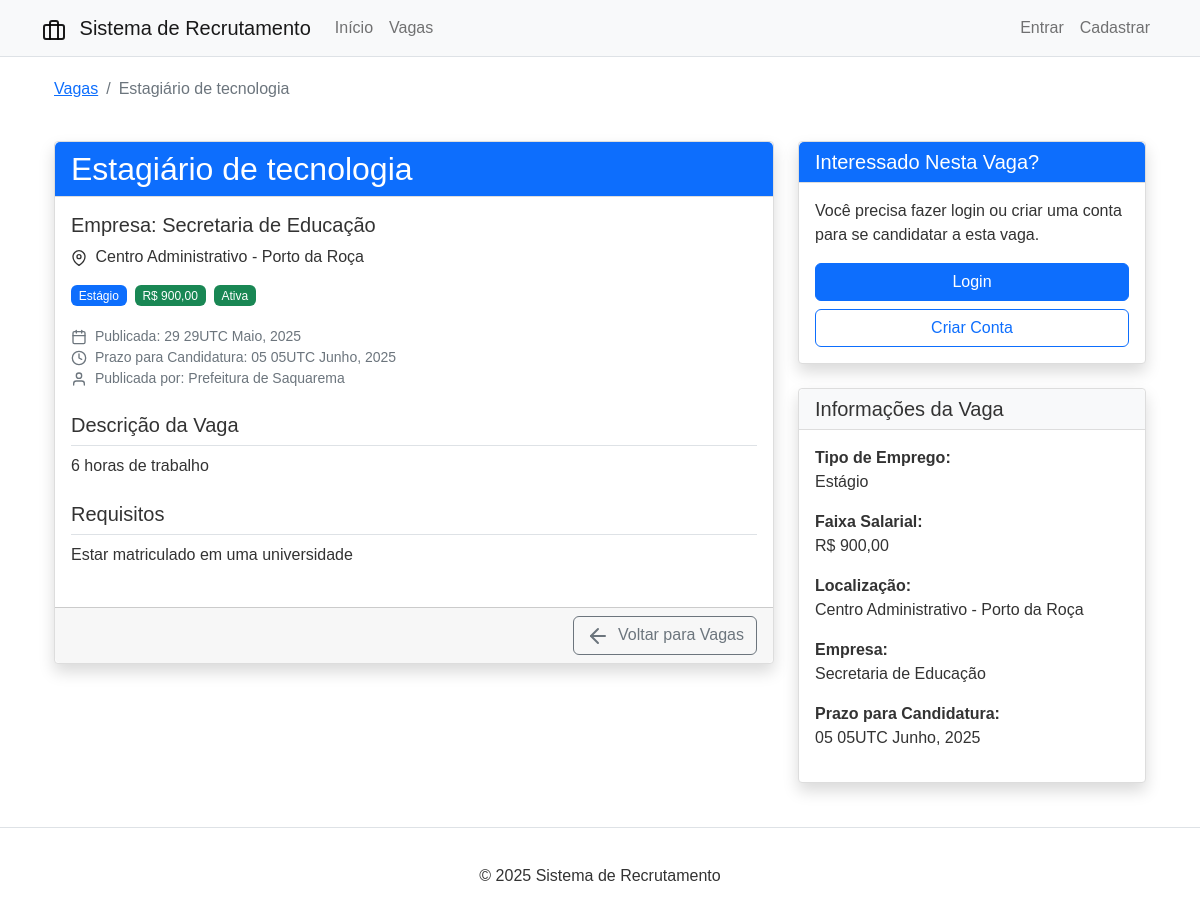
The page /jobs/4/ on the database its author committed.
### jobs/models.py (models this page shows, shortened)
class Job(models.Model):
    title = models.CharField(max_length=100)
    company = models.CharField(max_length=100)
    location = models.CharField(max_length=100)
    description = models.TextField()
    requirements = models.TextField()
    salary_range = models.CharField(max_length=100, blank=True, null=True)
    job_type = models.CharField(max_length=50, choices=[
        ('FULL_TIME', 'Integral'),
        ('PART_TIME', 'Parcial'),
        ('CONTRACT', 'Contrato'),
        ('INTERNSHIP', 'Estágio'),
    ])
    recruiter = models.ForeignKey(CustomUser, on_delete=models.CASCADE, related_name='posted_jobs')
    created_at = models.DateTimeField(auto_now_add=True)
    updated_at = models.DateTimeField(auto_now=True)
    deadline = models.DateTimeField(default=timezone.now)
    is_active = models.BooleanField(default=True)
    class Meta:
        ordering = ['-created_at']

### users/models.py (models this page shows, shortened)
class CustomUser(AbstractUser):
    class Role(models.TextChoices):
        CANDIDATE = 'CANDIDATE', _('Candidato')
        RECRUITER = 'RECRUITER', _('Recrutador')
        ADMIN = 'ADMIN', _('Administrador')
    role = models.CharField(
        max_length=20,
        choices=Role.choices,
        default=Role.CANDIDATE,
        help_text=_('Determines the user type and permissions')
    )
    phone = models.CharField(max_length=20, blank=True, null=True)
    bio = models.TextField(blank=True, null=True)

### jobs/views.py (the view, shortened to what this page needs)
# urls.py: path('<int:pk>/', views.JobDetailView.as_view(), name='job_detail'),
class JobDetailView(DetailView):
    model = Job
    template_name = 'jobs/job_detail.html'
    context_object_name = 'job'
    def get_context_data(self, **kwargs):
        context = super().get_context_data(**kwargs)
        user = self.request.user
        if user.is_authenticated and (user.is_recruiter() or user.is_admin()):
            context['is_owner'] = self.object.recruiter == user
            context['application_count'] = Application.objects.filter(job=self.object).count()
        return context

### templates/jobs/job_detail.html (shortened to what this page needs)
{% extends 'base.html' %}
{% block content %}
<div class="container">
    <div class="row mb-4">
        <div class="col-md-12">
            <nav aria-label="breadcrumb">
                <ol class="breadcrumb">
                    <li class="breadcrumb-item"><a href="{% url 'job_list' %}">Vagas</a></li>
                    <li class="breadcrumb-item active">{{ job.title }}</li>
                </ol>
            </nav>
        </div>
    </div>
    <div class="row">
        <div class="col-md-8">
            <div class="card shadow mb-4">
                <div class="card-header bg-primary text-white">
                    <h2 class="mb-0">{{ job.title }}</h2>
                </div>
                <div class="card-body">
                    <div class="mb-4">
                        <h5 class="card-title">Empresa: {{ job.company }}</h5>
                        <p class="card-text"><i data-feather="map-pin" class="feather-small me-1"></i> {{ job.location }}</p>
                        <div class="d-flex flex-wrap mb-3">
                            <span class="badge bg-primary me-2 mb-1">{{ job.get_job_type_display }}</span>
                            {% if job.salary_range %}
                                <span class="badge bg-success me-2 mb-1">{{ job.salary_range }}</span>
                            {% endif %}
                            {% if job.is_active %}
                                <span class="badge bg-success me-2 mb-1">Ativa</span>
                            {% else %}
                                <span class="badge bg-danger me-2 mb-1">Inativa</span>
                            {% endif %}
                        </div>
                        <div class="small text-muted mb-3">
                            <div><i data-feather="calendar" class="feather-small me-1"></i> Publicada: {{ job.created_at|date:"d de F, Y" }}</div>
                            <div><i data-feather="clock" class="feather-small me-1"></i> Prazo para Candidatura: {{ job.deadline|date:"d de F, Y" }}</div>
                            <div><i data-feather="user" class="feather-small me-1"></i> Publicada por: {{ job.recruiter.get_full_name|default:job.recruiter.username }}</div>
                        </div>
                    </div>
                    <div class="mb-4">
                        <h5 class="border-bottom pb-2">Descrição da Vaga</h5>
                        <div class="job-description">
                            {{ job.description|linebreaks }}
                        </div>
                    </div>
                    <div class="mb-4">
                        <h5 class="border-bottom pb-2">Requisitos</h5>
                        <div class="job-requirements">
                            {{ job.requirements|linebreaks }}
                        </div>
                    </div>
                </div>
                <div class="card-footer">
                    <div class="d-flex justify-content-between align-items-center">
                        <div>
                            <a href="{% url 'job_list' %}" class="btn btn-outline-secondary">
                                <i data-feather="arrow-left" class="me-1"></i> Voltar para Vagas
                            </a>
                        </div>
                    </div>
                </div>
            </div>
        </div>
        <div class="col-md-4">
            {% if user.is_authenticated and user.is_candidate and job.is_active %}
                <div class="card shadow mb-4">
                    <div class="card-header bg-primary text-white">
                        <h5 class="mb-0">Candidatar-se a Esta Vaga</h5>
                    </div>
                    <div class="card-body">
                        {% if already_applied %}
                            <div class="alert alert-info mb-0">
                                <i data-feather="check-circle" class="me-2"></i> Você já se candidatou a esta vaga.
                                <p class="mb-0 mt-2">
                                    <a href="{% url 'my_applications' %}" class="btn btn-sm btn-primary">Ver Minhas Candidaturas</a>
                                </p>
                            </div>
                        {% else %}
                            <form method="POST" action="{% url 'apply_for_job' job.id %}">
                                {% csrf_token %}
                                <div class="mb-3">
                                    <label for="{{ application_form.cover_letter.id_for_label }}" class="form-label">Carta de Apresentação</label>
                                    {{ application_form.cover_letter }}
                                    <div class="form-text">Explique por que você é um bom candidato para esta posição.</div>
                                </div>
                                <div class="d-grid">
                                    <button type="submit" class="btn btn-primary">Enviar Candidatura</button>
                                </div>
                            </form>
                        {% endif %}
                    </div>
                </div>
            {% elif not user.is_authenticated %}
                <div class="card shadow mb-4">
                    <div class="card-header bg-primary text-white">
                        <h5 class="mb-0">Interessado Nesta Vaga?</h5>
                    </div>
                    <div class="card-body">
                        <p>Você precisa fazer login ou criar uma conta para se candidatar a esta vaga.</p>
                        <div class="d-grid gap-2">
                            <a href="{% url 'login' %}?next={{ request.path }}" class="btn btn-primary">Login</a>
                            <a href="{% url 'register' %}" class="btn btn-outline-primary">Criar Conta</a>
                        </div>
                    </div>
                </div>
            {% endif %}
            <div class="card shadow">
                <div class="card-header bg-light">
                    <h5 class="mb-0">Informações da Vaga</h5>
                </div>
                <div class="card-body">
                    <div class="mb-3">
                        <strong>Tipo de Emprego:</strong>
                        <p>{{ job.get_job_type_display }}</p>
                    </div>
                    {% if job.salary_range %}
                    <div class="mb-3">
                        <strong>Faixa Salarial:</strong>
                        <p>{{ job.salary_range }}</p>
                    </div>
                    {% endif %}
                    <div class="mb-3">
                        <strong>Localização:</strong>
                        <p>{{ job.location }}</p>
                    </div>
                    <div class="mb-3">
                        <strong>Empresa:</strong>
                        <p>{{ job.company }}</p>
                    </div>
                    <div>
                        <strong>Prazo para Candidatura:</strong>
                        <p>{{ job.deadline|date:"d de F, Y" }}</p>
                    </div>
                </div>
            </div>
        </div>
    </div>
</div>
{% endblock %}

### static/css/styles.css (style rules this page uses)
body { font-family: Arial, sans-serif; color: #333; background-color: #fff; }
.feather { vertical-align: middle; }
.card { border-radius: 4px; margin-bottom: 20px; border: 1px solid #ddd; }
.card-header { background-color: #f8f9fa; border-bottom: 1px solid #ddd; }
.feather-small { width: 16px; height: 16px; }
.badge { font-weight: normal; }
.job-description, .job-requirements { line-height: 1.5; }

### rows shown on the page
Job: title "Estagiário de tecnologia", company "Secretaria de Educação", location "Centro Administrativo - Porto da Roça", job_type "Estágio", salary_range "R$ 900,00", created_at "29 29UTC Maio, 2025", deadline "05 05UTC Junho, 2025", recruiter.get_full_name "Prefeitura de Saquarema", description "6 horas de trabalho", requirements "Estar matriculado em uma universidade"
